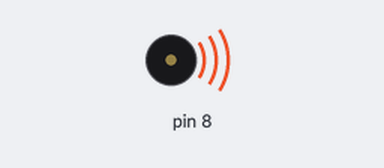
Recording of a sketch running on a simulated Arduino Uno, built with avr-gcc and run on an emulated ATmega328P. Shown: buzzer (waves = sounding).

Above: at 9.8 s.
At 13.81 s:
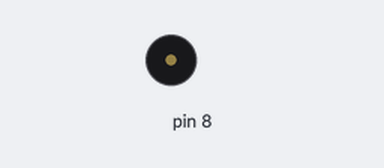
Timing chart, 0 to 15.0 s (numbered marks = the images above):
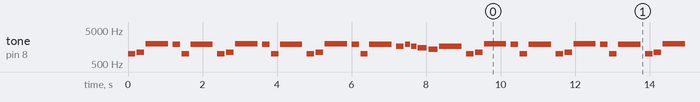

The sketch:

hangimiz_sevmedik.ino
```cpp
#define doo  1000// do komutu ile karismasin diye doo yazdim (kalin do)
#define re   1122
#define mi   1260
#define fa   1335
#define sol  1498
#define la   1681
#define si   1887
#define dom  2000// do komutu ile karismasin diye dom yazdim (ince do)

int melodi[] =     {doo,re,dom ,si,doo,si,doo,re,dom ,si,doo,si,doo,re,dom ,si,doo,si,  la,si,la,sol,fa,la };
int notasuresi[] = {6,  6,  2,  6, 6,  2,6,  6,  2, 6 , 6,  2,6,  6,  2,  6, 6,  2,  6,9,8,5,5,2 };// her notanin süresini array yaptim
int tempo = 1200;
void setup()
{
  for (int Nota = 0; Nota <24; Nota++)
    {
      int sure = tempo/notasuresi[Nota];
     tone(8, melodi[Nota],sure);// 8 numarali bacaktan notalarin frekanslarini nota uzunluklarina göre gönder
     delay(sure*1.2);// notalar arasinda biraz beklesin. Eger 1 ile çarparsaniz notalar birbirine bitisik olur
    }
 }
void loop() {
for (int Nota = 0; Nota <24; Nota++)
    {
      int sure = tempo/notasuresi[Nota];
     tone(8, melodi[Nota],sure);// 8 numarali bacaktan notalarin frekanslarini nota uzunluklarina göre gönder
     delay(sure*1.2);// notalar arasinda biraz beklesin. Eger 1 ile çarparsaniz notalar birbirine bitisik olur
    }
  }
```

Measured:
- by itself, tone on pin 8: plays 1000 Hz for 0.20 s, 1122 Hz for 0.20 s, 2000 Hz for 0.60 s, 1887 Hz for 0.20 s, 1000 Hz for 0.20 s, 1887 Hz for 0.60 s … (345 notes in this stretch)
